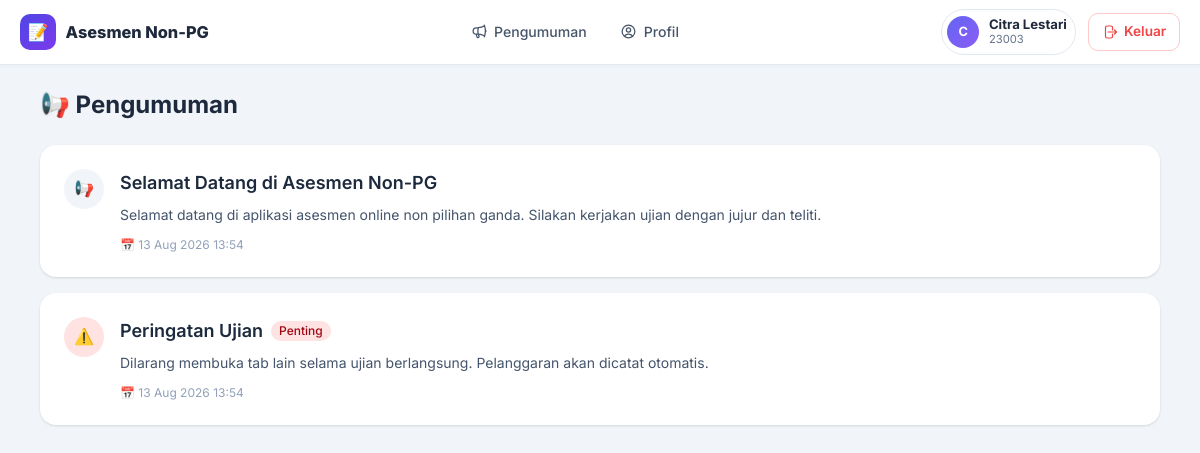
/siswa/pengumuman.php (signed in), run on the app's committed database.
### tables this page shows
CREATE TABLE IF NOT EXISTS pengumuman (
  id INT AUTO_INCREMENT PRIMARY KEY,
  judul VARCHAR(150) NOT NULL,
  isi TEXT NOT NULL,
  tipe ENUM('umum','ujian','penting') NOT NULL DEFAULT 'umum',
  id_ujian INT NULL,
  id_kelas INT NULL,
  ditampilkan TINYINT(1) NOT NULL DEFAULT 1,
  created_by INT NULL,
  created_at TIMESTAMP DEFAULT CURRENT_TIMESTAMP,
  updated_at TIMESTAMP DEFAULT CURRENT_TIMESTAMP ON UPDATE CURRENT_TIMESTAMP,
  CONSTRAINT fk_pengumuman_ujian FOREIGN KEY (id_ujian) REFERENCES ujian(id) ON DELETE SET NULL,
  CONSTRAINT fk_pengumuman_kelas FOREIGN KEY (id_kelas) REFERENCES kelas(id) ON DELETE SET NULL,
  CONSTRAINT fk_pengumuman_admin FOREIGN KEY (created_by) REFERENCES admin_users(id) ON DELETE SET NULL,
  KEY idx_pengumuman_tipe (tipe),
  KEY idx_pengumuman_ditampilkan (ditampilkan)
);

### core/functions.php (called while the page is built, shortened)
<?php
function e($value) {
    return htmlspecialchars((string)$value, ENT_QUOTES, 'UTF-8');
}

### siswa/pengumuman.php (the view, shortened to what this page needs)
<?php
$conn = db();
$stmt = $conn->prepare("
    SELECT p.*, u.judul AS judul_ujian, k.nama_kelas
    FROM pengumuman p
    LEFT JOIN ujian u ON u.id = p.id_ujian
    LEFT JOIN kelas k ON k.id = p.id_kelas
    WHERE p.ditampilkan = 1
    AND (p.id_kelas IS NULL OR p.id_kelas = (
        SELECT kelas_id FROM siswa WHERE id = ?
    ))
    ORDER BY p.created_at DESC
");
$stmt->bind_param('i', $_SESSION['siswa_id']);
$stmt->execute();
$pengumuman_list = $stmt->get_result()->fetch_all(MYSQLI_ASSOC);
require __DIR__ . '/../views/layout_siswa_top.php';
?>
<h1 class="mb-6 text-2xl font-bold text-slate-800">📢 Pengumuman</h1>
<?php if (empty($pengumuman_list)): ?>
  <div class="rounded-2xl border border-dashed border-slate-300 bg-white p-8 text-center text-slate-400">
    Belum ada pengumuman saat ini.
  </div>
<?php else: ?>
  <div class="space-y-4">
    <?php foreach ($pengumuman_list as $p): ?>
      <div class="rounded-2xl bg-white p-6 shadow">
        <div class="flex items-start gap-4">
          <div class="flex-shrink-0">
            <?php if ($p['tipe'] === 'penting'): ?>
              <div class="flex h-10 w-10 items-center justify-center rounded-full bg-red-100 text-red-600">
                ⚠️
              </div>
            <?php elseif ($p['tipe'] === 'ujian'): ?>
              <div class="flex h-10 w-10 items-center justify-center rounded-full bg-blue-100 text-blue-600">
                📝
              </div>
            <?php else: ?>
              <div class="flex h-10 w-10 items-center justify-center rounded-full bg-slate-100 text-slate-600">
                📢
              </div>
            <?php endif; ?>
          </div>
          <div class="flex-1">
            <div class="flex items-center gap-2">
              <h2 class="text-lg font-semibold text-slate-800"><?= e($p['judul']) ?></h2>
              <?php if ($p['tipe'] === 'penting'): ?>
                <span class="inline-flex rounded-full bg-red-100 px-2 py-0.5 text-xs font-medium text-red-800">Penting</span>
              <?php elseif ($p['tipe'] === 'ujian'): ?>
                <span class="inline-flex rounded-full bg-blue-100 px-2 py-0.5 text-xs font-medium text-blue-800">Ujian</span>
              <?php endif; ?>
            </div>
            <p class="mt-2 text-sm text-slate-600"><?= nl2br(e($p['isi'])) ?></p>
            <div class="mt-3 flex flex-wrap items-center gap-3 text-xs text-slate-400">
              <span>📅 <?= (new DateTime($p['created_at']))->format('d M Y H:i') ?></span>
            </div>
          </div>
        </div>
      </div>
    <?php endforeach; ?>
  </div>
<?php endif; ?>
<?php require __DIR__ . '/../views/layout_siswa_bottom.php'; ?>

### assets/css/theme.css (style rules this page uses)
:root { --primary: #4f46e5; --primary-hover: #4338ca; --primary-light: #eef2ff; --secondary: #64748b; --success: #10b981; --success-light: #d1fae5; --warning: #f59e0b; --warning-light: #fef3c7; --danger: #ef4444; --danger-light: #fee2e2; --info: #3b82f6; --info-light: #dbeafe; --dark: #1e293b; --light: #f8fafc; --border: #e2e8f0; --sidebar-width: 264px; --sidebar-bg: linear-gradient(180deg, #1e293b 0%, #0f172a 100%); --card-shadow: 0 1px 3px rgba(0,0,0,0.06), 0 1px 2px rgba(0,0,0,0.04); --card-hover-shadow: 0 10px 25px rgba(0,0,0,0.10); --radius: 12px; --radius-sm: 8px; --font: 'Inter', system-ui, -apple-system, sans-serif; --transition: 0.2s ease; }
* { font-family: var(--font); }
body { font-size: 16px; line-height: 1.6; }

### data on the page
pengumuman: judul "Selamat Datang di Asesmen Non-PG", isi "Selamat datang di aplikasi asesmen online non pilihan ganda. Silakan kerjakan ujian dengan jujur dan teliti.", created_at "13 Aug 2026 13:54"
pengumuman: judul "Peringatan Ujian", tipe "Penting", isi "Dilarang membuka tab lain selama ujian berlangsung. Pelanggaran akan dicatat otomatis.", created_at "13 Aug 2026 13:54"

### other printed values
mb_substr($_SESSION['siswa_nama'] ?? 'S', 0, 1) "C"
$_SESSION['siswa_nama'] "Citra Lestari"
$_SESSION['siswa_nis'] "23003"
